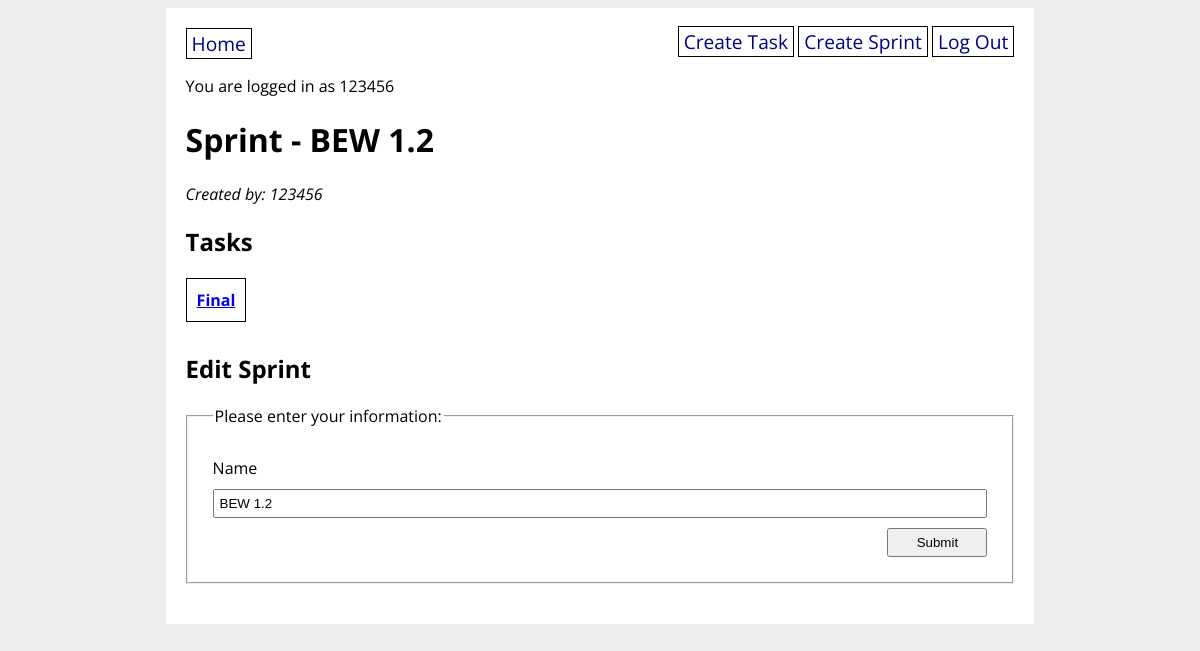
The page /sprint/1 (signed in) on the database as committed earlier.
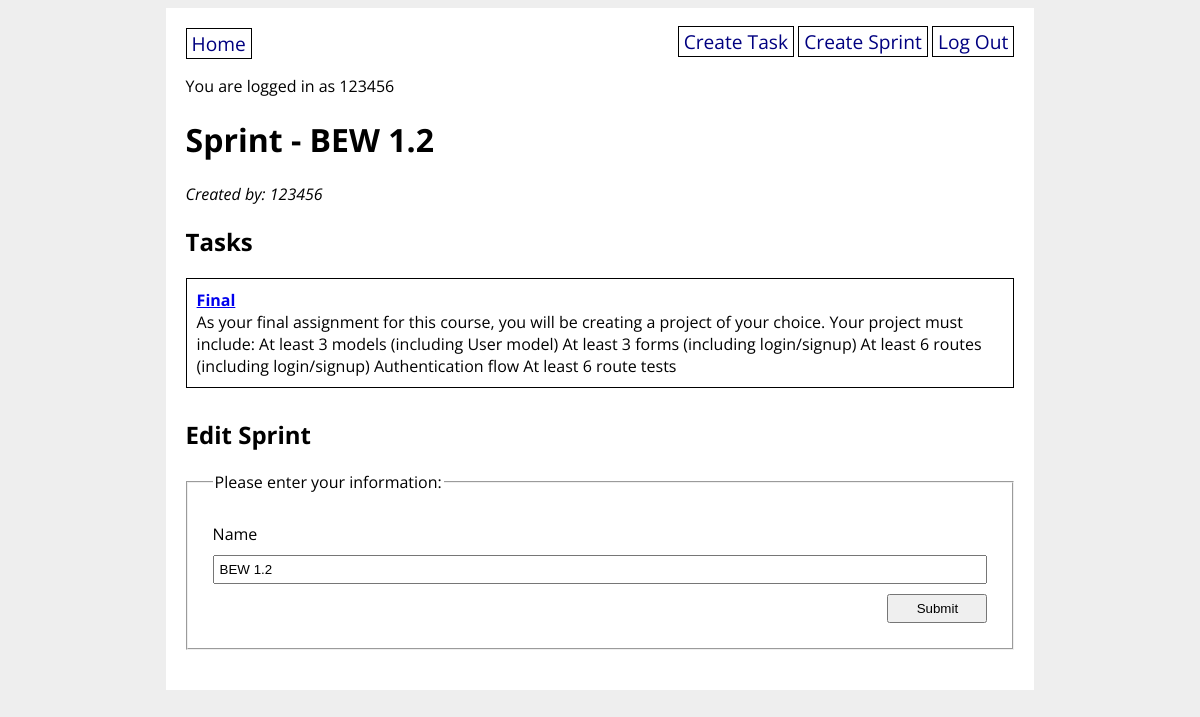
The same page on the database as committed later.
### final_app/models.py (models this page shows)
class Task(db.Model):
    id = db.Column(db.Integer, primary_key=True)
    title = db.Column(db.String(40), nullable=False)
    description = db.Column(db.String(400))
    difficulty = db.Column(
        db.Enum(TaskDifficulty), default=TaskDifficulty.MEDIUM
    )
    sprint_id = db.Column(
        db.Integer, db.ForeignKey("sprint.id"), nullable=False
    )
    sprint = db.relationship("Sprint", back_populates="tasks")
    created_by_id = db.Column(db.Integer, db.ForeignKey("user.id"))
    created_by = db.relationship("User")

### final_app/main/routes.py (the view)
@main.route("/sprint/<sprint_id>", methods=["GET", "POST"])
@login_required
def sprint_detail(sprint_id):
    sprint = Sprint.query.get(sprint_id)
    form = SprintForm(obj=sprint)
    if form.validate_on_submit():
        sprint.name = form.name.data
        db.session.commit()
        flash("Sprint succefully updated!")
    return render_template("sprint_detail.html", sprint=sprint, form=form)

### final_app/main/forms.py
class SprintForm(FlaskForm):
    name = StringField(
        label="Name", validators=[DataRequired(), Length(min=3, max=20)]
    )
    submit = SubmitField(label="Submit")

### final_app/__init__.py (called while the page is built)
@login_manager.user_loader
def load_user(user_id):
    return User.query.get(user_id)

### final_app/templates/sprint_detail.html (shortened to what this page needs)
{% extends 'base.html' %}
{% block content %}
<h1>Sprint - {{ sprint.name }}</h1>
<i>Created by: {{ sprint.created_by.username }}</i>
<h2>Tasks</h2>
<div class="items">
  {% for task in sprint.tasks %}
  <div class="store">
    <a href="/task/{{ task.id }}"><strong>{{ task.title }}</strong></a>
    <br>
    {{ task.description }}
  </div>
  {% endfor %}
</div>
<h2>Edit Sprint</h2>
<form method="POST" action="{{ url_for('main.sprint_detail', sprint_id=sprint.id) }}">
  <fieldset>
    <legend>Please enter your information:</legend>
    {{ form.name.label }}
    {{ form.name }}
    {{ form.submit}}
  </fieldset>
</form>
{% endblock %}

Rows that differ between the two databases and show on the page:
changed Task "Final": description (not shown) → "As your final assignment for this course, you will be creating a project of your choice. Your project must include: At least 3 models (including User model) At least 3 forms (including login/signup) At least 6 routes (including login/signup) Authentication flow At least 6 route tests"
